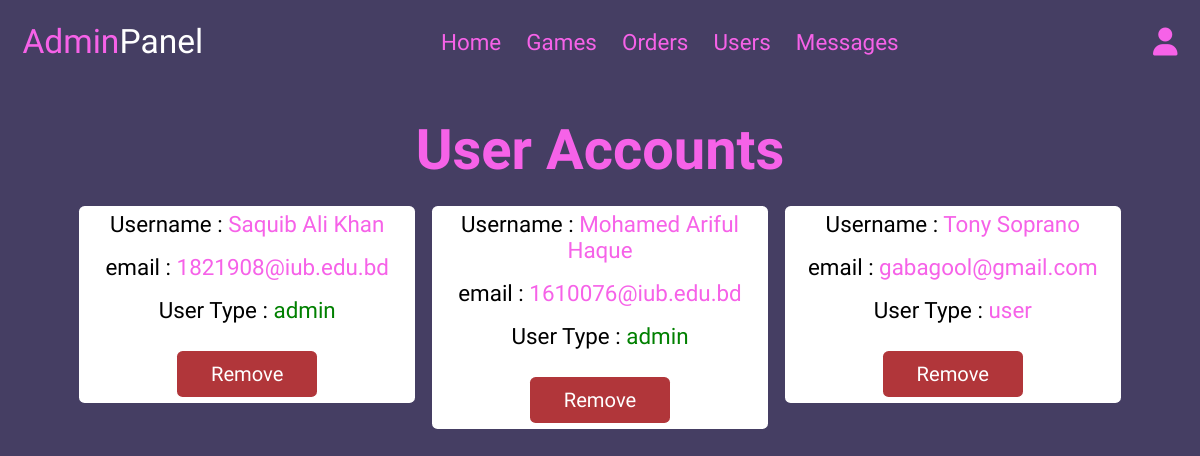
The page /adminUsers.php (signed in) on the database its author committed.
### tables this page shows
CREATE TABLE `user` (
  `id` int(100) NOT NULL,
  `name` varchar(25) NOT NULL,
  `email` varchar(50) NOT NULL,
  `password` varchar(20) NOT NULL,
  `user_type` varchar(20) NOT NULL DEFAULT 'user'
);

### adminUsers.php (the view, shortened to what this page needs)
<?php
include 'config.php';
?>
<!DOCTYPE html>
<html lang="en">
<head>
    <link rel="stylesheet" href="https://cdnjs.cloudflare.com/ajax/libs/font-awesome/6.1.2/css/all.min.css">
    <link rel="stylesheet" href="css/adminStylesheet.css">
</head>
<body>
    <header class="header">
        <div class="flex">
            <a href="adminPage.php" class="logo">Admin<span>Panel</span></a>
            <nav class="navbar">
                <a href="adminPage.php">Home</a>
                <a href="adminGames.php">Games</a>
                <a href="adminOrders.php">Orders</a>
                <a href="adminUsers.php">Users</a>
                <a href="adminContacts.php">Messages</a>
            </nav>
            <div class="icons">
                <div id="userBtn" class="fa-solid fa-user"></div>
            </div>
        </div>
    </header>
    <section class="users">
        <h1 class="title">User Accounts</h1>
        <div class="boxContainer">
            <?php
            $select_users = mysqli_query($conn, "SELECT * FROM `user` ") or die('query failed');
            while ($fetch_users = mysqli_fetch_assoc($select_users)) {
            ?>
                <div class="box">
                    <p>Username : <span><?php echo $fetch_users['name']; ?></span></p>
                    <p>email : <span><?php echo $fetch_users['email']; ?></span></p>
                    <p>User Type : <span style="color:<?php if ($fetch_users['user_type'] == 'admin') {
                                                            echo 'green';
                                                        } ?>"><?php echo $fetch_users['user_type']; ?></span></p>
                    <a href="adminUsers.php?delete=<?php echo $fetch_users['id']; ?>" onclick="return confirm('Remove this user?');" class="delete-btn">Remove</a>
                </div>
            <?php
            };
            ?>
        </div>
    </section>
</body>
</html>

### css/adminStylesheet.css (style rules this page uses)
* { font-family: 'Gentium Book Plus', serif; margin: 0; padding: 0; box-sizing: border-box; outline: none; border: none; text-decoration: none; transition: all .2s linear; }
html { font-size: 70%; overflow-x: hidden; }
body { background-color: #453e63; }
section { padding: 3rem 2rem; }
.title { text-align: center; margin-bottom: 2rem; color: #f662e8; font-size: 5rem; }
.delete-btn { display: inline-block; margin-top: 1rem; padding: 1rem 3rem; cursor: pointer; color: white; font-size: 1.8rem; border-radius: 0.5rem; background-color: #b1363a ; }
.header { position: sticky; top: 0; left: 0; right: 0; z-index: 1000; background: url(../images/footer.jpg); }
.header .flex { display: flex; align-items: center; padding: 2rem; justify-content: space-between; position: relative; max-width: 1200px; margin: 0 auto; }
.header .flex .logo { font-size: 3rem; color: #f662e8 ; }
.header .flex .logo span { color: white; }
.header .flex .navbar a { margin: 0 1rem; font-size: 2rem; color: #f662e8; }
.header .flex .icons div { margin-left: 1.5rem; font-size: 2.5rem; cursor: pointer; color: #f662e8; }
.users .boxContainer { display: grid; grid-template-columns: repeat(auto-fit, 30rem); justify-content: center; gap: 1.5rem; max-width: 1200px; margin: 0 auto; align-items: flex-start; }
.users .boxContainer .box { background-color:white; padding: 0.5rem; border-radius: 0.5rem; text-align: center; }
.users .boxContainer .box p { padding-bottom: 1.5rem; font-size: 2rem; color: black; }
.users .boxContainer .box p span { color:#f662e8; }

### rows shown on the page
user: name "Saquib Ali Khan", email "1821908@iub.edu.bd", user_type "admin"
user: name "Mohamed Ariful Haque", email "1610076@iub.edu.bd", user_type "admin"
user: name "Tony Soprano", email "gabagool@gmail.com", user_type "user"
